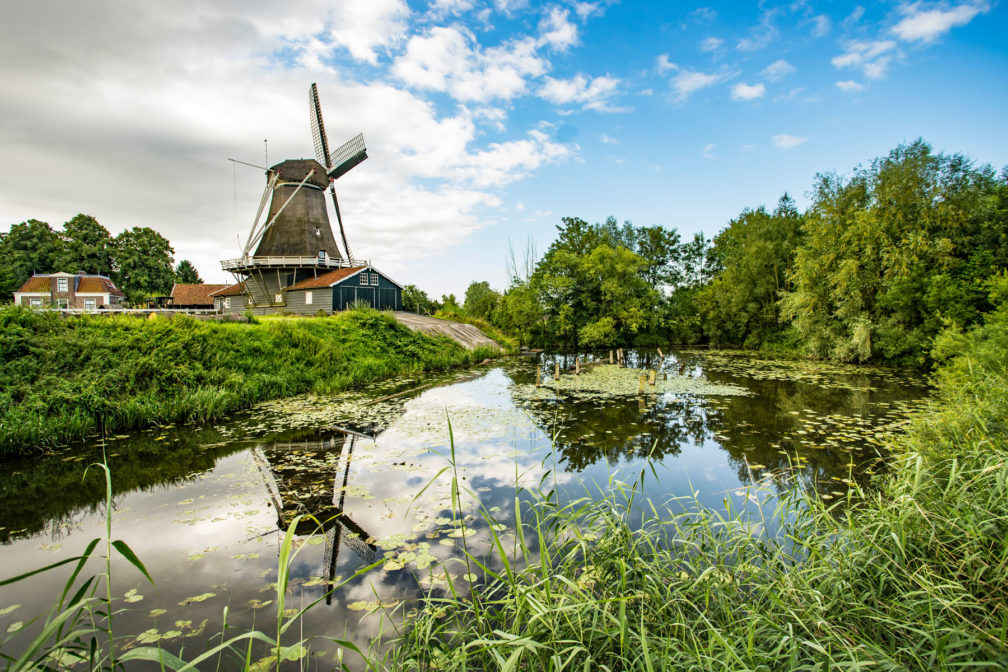
#> input picture Opdrachten/Opdracht1/Images/kleurfoto2.jpg, 1008 x 672 px
$ python main.py
#> lines starting #> are read from the running program, lines starting #| are printed output that depends on the picture
#> in opdracht_a, image is the input picture: shape (672, 1008, 3); mean R, G, B 129.5, 146.8, 121
### Opdrachten/Opdracht1/Parts/opdracht_a.py
from skimage import data, io
from skimage.color import rgb2hsv, hsv2rgb
import numpy as np

def deg_to_percentage(deg : int) -> float:
    """Converts a degree to a percentage (between 0 and 1)

    Args:
        deg (int): The degrees(0-360)

    Returns:
        float: A value between 0 and 1 corresponding to the degree
    """
    return deg / 360

def greyscale(image : np.ndarray, range : tuple) -> np.ndarray:
    """Convert an image to greyscale, except for a given color range (based on HSV values)

    Args:
        image (np.ndarray): The image in RGB format
        range (tuple): A min and max value of the color range to exclude from greyscale (in degrees)

    Returns:
        np.ndarray: The greyscaled image(in RGB format)
    """
#> called with range = (160, 240)
    # Convert to HSV to check color ranges
    image_data_hsv = rgb2hsv(image)
#> image_data_hsv: shape (672, 1008, 3) float64; mean of channels 0, 1, 2 0.284, 0.434, 0.609

    # Make outside the range black and white
    for col in image_data_hsv:
        for row in col:
            if row[0] < deg_to_percentage(range[0]) or row[0] > deg_to_percentage(range[1]):
                row[1] = 0 # Set saturation to 0 to make the pixel black/white
#> after the loop, row = [0.23, 0, 0.329]

    # Return RGB image
    return hsv2rgb(image_data_hsv)
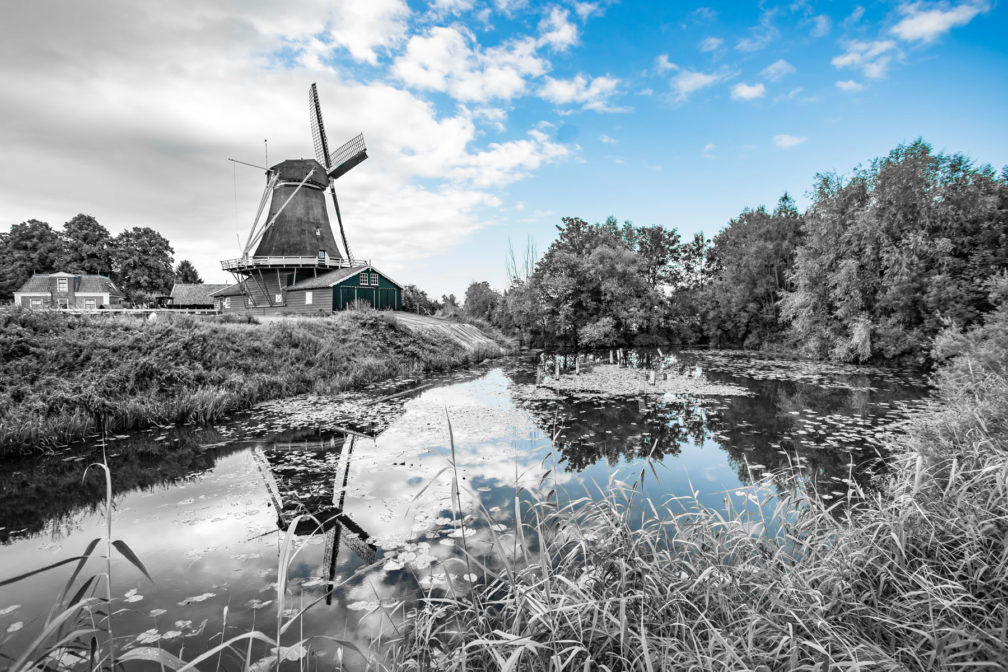
#> returned value: shape (672, 1008, 3) float64; mean of channels 0, 1, 2 0.536, 0.581, 0.609; drawn as R, G, B

def opdracht_a(image_path : str):
    """Opdracht A (Part of of assignment 1), greyscaling an image except for a certain color range
    """
    image = io.imread(image_path)
    greyscaled_image = greyscale(image, (160,240)) # Grab blue as range(hsv between 160 degrees and 240 degrees Hue)
    return greyscaled_image

### Opdrachten/Opdracht1/Parts/opdracht_b.py
from skimage import data, io
from skimage.viewer import ImageViewer
from skimage.color import rgb2hsv, hsv2rgb
from matplotlib import pyplot as plt
import numpy as np
from Parts.opdracht_a import opdracht_a

def create_histogram_from_image(image : np.ndarray, title:str="Image Hue Histogram" ):
    """Generate a histogram based on image RGB data

    Args:
        image (np.ndarray): RGB Data for the image
        title (str): Optional title of the histogram
    """
#> called with title = 'Hue Histogram before edit'
    # Convert to HSV to check color ranges
    image_data_hsv = rgb2hsv(image)
    hues=[]

    # Make outside the range black and white
    for col in image_data_hsv:
        for row in col:
            hues.append(row[0]*360)
#> after the loop, hues = 677376 items

    # Creating the plot
    fig, ax = plt.subplots()
    ax.hist(hues, bins=36, color='red', edgecolor='black', range=[0,360])

    # Adding labels and title
    ax.set_xlabel('Hue Value')
    ax.set_ylabel('Frequency')
    ax.set_title(title)

    return fig


def opdracht_b(image_path : str):
    # Generate random data for the histogram
    image = io.imread(image_path)
    original_histogram = create_histogram_from_image(image, "Hue Histogram before edit")
    image_after_a = opdracht_a(image_path)
    histogram_after_edit = create_histogram_from_image(image_after_a, "Hue Histogram after edit")
#> in create_histogram_from_image (call 2), `image_data_hsv = rgb2hsv(image)`: image_data_hsv: shape (672, 1008, 3) float64; mean of channels 0, 1, 2 0.141, 0.0862, 0.609
    return original_histogram, histogram_after_edit

### Opdrachten/Opdracht1/main.py
from Parts.opdracht_a import opdracht_a
from Parts.opdracht_b import opdracht_b
from skimage.viewer import ImageViewer
from matplotlib import pyplot as plt

if __name__ == "__main__":
    print("[ Vision 23/24 by Vincent van Setten (Vvamp) ]")
    opdracht_a_result = opdracht_a("Images/kleurfoto2.jpg")
    print("> Now Showing Opdracht 1A result")
    ImageViewer(opdracht_a_result).show()

    opdracht_b_result_1, opdracht_b_result_2 = opdracht_b("Images/kleurfoto2.jpg")
    print("> Now Showing Opdracht 1B results")
    print(">> Showing opdracht 1B with original image data")
    opdracht_b_result_1.show()
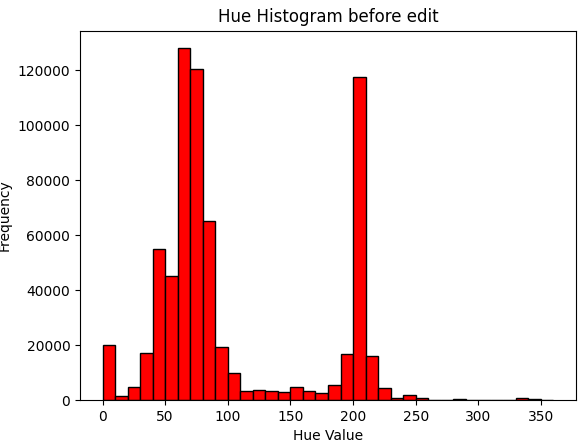
#> figure drawn by matplotlib, 1 panel; tallest bar 128054 high, from x = 60 to 70
    print(">> Showing opdracht 1B with image data after opdracht 1A")
    opdracht_b_result_2.show()
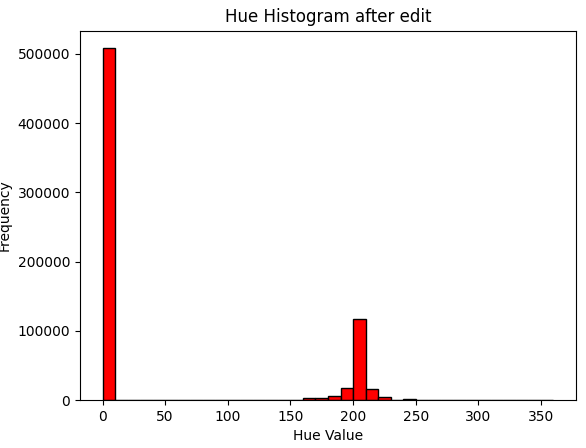
#> figure drawn by matplotlib, 1 panel; tallest bar 508211 high, from x = 0 to 10
    plt.show()
